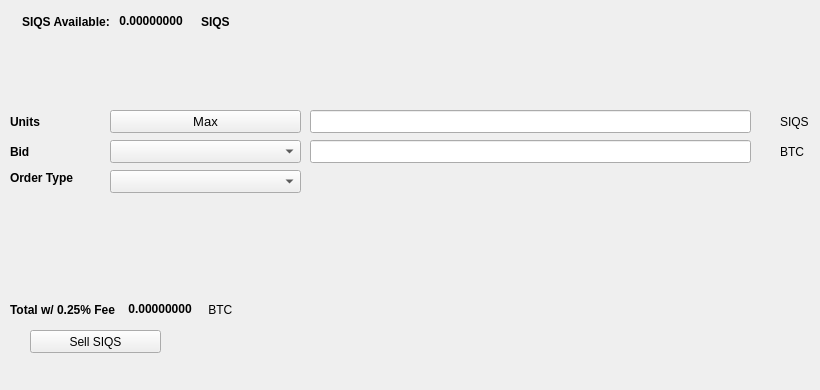
   <widget class="QWidget" name="SellTab">
    <attribute name="title">
     <string>Sell</string>
    </attribute>
    <widget class="QLabel" name="label_16">
     <property name="geometry">
      <rect>
       <x>780</x>
       <y>140</y>
       <width>31</width>
       <height>23</height>
      </rect>
     </property>
     <property name="text">
      <string>BTC</string>
     </property>
    </widget>
    <widget class="QComboBox" name="SellBidcomboBox">
     <property name="geometry">
      <rect>
       <x>110</x>
       <y>140</y>
       <width>191</width>
       <height>23</height>
      </rect>
     </property>
     <property name="font">
      <font>
       <pointsize>10</pointsize>
      </font>
     </property>
    </widget>
    <widget class="QLabel" name="label_18">
     <property name="geometry">
      <rect>
       <x>10</x>
       <y>110</y>
       <width>46</width>
       <height>23</height>
      </rect>
     </property>
     <property name="font">
      <font>
       <weight>75</weight>
       <bold>true</bold>
      </font>
     </property>
     <property name="text">
      <string>Units</string>
     </property>
    </widget>
    <widget class="QPushButton" name="Sell_Max_Amount">
     <property name="geometry">
      <rect>
       <x>110</x>
       <y>110</y>
       <width>191</width>
       <height>23</height>
      </rect>
     </property>
     <property name="font">
      <font>
       <pointsize>10</pointsize>
      </font>
     </property>
     <property name="text">
      <string>Max</string>
     </property>
    </widget>
    <widget class="QLabel" name="label_20">
     <property name="geometry">
      <rect>
       <x>10</x>
       <y>170</y>
       <width>91</width>
       <height>16</height>
      </rect>
     </property>
     <property name="font">
      <font>
       <weight>75</weight>
       <bold>true</bold>
      </font>
     </property>
     <property name="text">
      <string>Order Type</string>
     </property>
    </widget>
    <widget class="QComboBox" name="SellOrdertypeCombo">
     <property name="geometry">
      <rect>
       <x>110</x>
       <y>170</y>
       <width>191</width>
       <height>23</height>
      </rect>
     </property>
     <property name="font">
      <font>
       <pointsize>10</pointsize>
      </font>
     </property>
    </widget>
    <widget class="QLabel" name="label_21">
     <property name="geometry">
      <rect>
       <x>10</x>
       <y>140</y>
       <width>46</width>
       <height>23</height>
      </rect>
     </property>
     <property name="font">
      <font>
       <weight>75</weight>
       <bold>true</bold>
      </font>
     </property>
     <property name="text">
      <string>Bid</string>
     </property>
    </widget>
    <widget class="QLabel" name="label_22">
     <property name="geometry">
      <rect>
       <x>780</x>
       <y>110</y>
       <width>31</width>
       <height>23</height>
      </rect>
     </property>
     <property name="text">
      <string>SIQS</string>
     </property>
    </widget>
    <widget class="QLineEdit" name="UnitsInputSIQS">
     <property name="geometry">
      <rect>
       <x>310</x>
       <y>110</y>
       <width>441</width>
       <height>23</height>
      </rect>
     </property>
     <property name="font">
      <font>
       <pointsize>9</pointsize>
       <weight>75</weight>
       <bold>true</bold>
      </font>
     </property>
    </widget>
    <widget class="QLineEdit" name="SellBidPriceEdit">
     <property name="geometry">
      <rect>
       <x>310</x>
       <y>140</y>
       <width>441</width>
       <height>23</height>
      </rect>
     </property>
     <property name="font">
      <font>
       <pointsize>9</pointsize>
       <weight>75</weight>
       <bold>true</bold>
      </font>
     </property>
    </widget>
    <widget class="QPushButton" name="SellSIQSBTN">
     <property name="geometry">
      <rect>
       <x>30</x>
       <y>330</y>
       <width>131</width>
       <height>23</height>
      </rect>
     </property>
     <property name="text">
      <string>Sell SIQS</string>
     </property>
     <property name="icon">
      <iconset resource="../SIQS">
       <normaloff>:/icons/bitcoin</normaloff>:/icons/bitcoin</iconset>
     </property>
    </widget>
    <widget class="QWidget" name="layoutWidget3">
     <property name="geometry">
      <rect>
       <x>22</x>
       <y>12</y>
       <width>258</width>
       <height>19</height>
      </rect>
     </property>
     <layout class="QHBoxLayout" name="horizontalLayout">
      <item>
       <widget class="QLabel" name="label232_2">
        <property name="font">
         <font>
          <weight>75</weight>
          <bold>true</bold>
         </font>
        </property>
        <property name="text">
         <string>SIQS Available:</string>
        </property>
       </widget>
      </item>
      <item>
       <widget class="QLabel" name="SIQSAvailableLabel">
        <property name="palette">
         <palette>
          <active>
           <colorrole role="WindowText">
            <brush brushstyle="SolidPattern">
             <color alpha="255">
              <red>0</red>
              <green>0</green>
              <blue>0</blue>
             </color>
            </brush>
           </colorrole>
           <colorrole role="Button">
            <brush brushstyle="SolidPattern">
             <color alpha="255">
              <red>0</red>
              <green>170</green>
              <blue>0</blue>
             </color>
            </brush>
           </colorrole>
           <colorrole role="Light">
            <brush brushstyle="SolidPattern">
             <color alpha="255">
              <red>0</red>
              <green>255</green>
              <blue>0</blue>
             </color>
            </brush>
           </colorrole>
           <colorrole role="Midlight">
            <brush brushstyle="SolidPattern">
             <color alpha="255">
              <red>0</red>
              <green>212</green>
              <blue>0</blue>
             </color>
            </brush>
           </colorrole>
           <colorrole role="Dark">
            <brush brushstyle="SolidPattern">
             <color alpha="255">
              <red>0</red>
              <green>85</green>
              <blue>0</blue>
             </color>
            </brush>
           </colorrole>
           <colorrole role="Mid">
            <brush brushstyle="SolidPattern">
             <color alpha="255">
              <red>0</red>
              <green>113</green>
              <blue>0</blue>
             </color>
            </brush>
           </colorrole>
           <colorrole role="Text">
            <brush brushstyle="SolidPattern">
             <color alpha="255">
              <red>0</red>
              <green>170</green>
              <blue>0</blue>
             </color>
            </brush>
           </colorrole>
           <colorrole role="BrightText">
            <brush brushstyle="SolidPattern">
             <color alpha="255">
              <red>255</red>
              <green>255</green>
              <blue>255</blue>
             </color>
            </brush>
           </colorrole>
           <colorrole role="ButtonText">
            <brush brushstyle="SolidPattern">
             <color alpha="255">
              <red>0</red>
              <green>0</green>
              <blue>0</blue>
             </color>
            </brush>
           </colorrole>
           <colorrole role="Base">
            <brush brushstyle="SolidPattern">
             <color alpha="255">
              <red>255</red>
              <green>255</green>
              <blue>255</blue>
             </color>
            </brush>
           </colorrole>
           <colorrole role="Window">
            <brush brushstyle="SolidPattern">
             <color alpha="255">
              <red>0</red>
              <green>170</green>
              <blue>0</blue>
             </color>
            </brush>
           </colorrole>
           <colorrole role="Shadow">
            <brush brushstyle="SolidPattern">
             <color alpha="255">
              <red>0</red>
              <green>0</green>
              <blue>0</blue>
             </color>
            </brush>
           </colorrole>
           <colorrole role="AlternateBase">
            <brush brushstyle="SolidPattern">
             <color alpha="255">
              <red>127</red>
              <green>212</green>
              <blue>127</blue>
             </color>
            </brush>
           </colorrole>
           <colorrole role="ToolTipBase">
            <brush brushstyle="SolidPattern">
             <color alpha="255">
              <red>255</red>
              <green>255</green>
              <blue>220</blue>
             </color>
            </brush>
           </colorrole>
           <colorrole role="ToolTipText">
            <brush brushstyle="SolidPattern">
             <color alpha="255">
              <red>0</red>
              <green>0</green>
              <blue>0</blue>
             </color>
            </brush>
           </colorrole>
          </active>
          <inactive>
           <colorrole role="WindowText">
            <brush brushstyle="SolidPattern">
             <color alpha="255">
              <red>0</red>
              <green>0</green>
              <blue>0</blue>
             </color>
            </brush>
           </colorrole>
           <colorrole role="Button">
            <brush brushstyle="SolidPattern">
             <color alpha="255">
              <red>0</red>
              <green>170</green>
              <blue>0</blue>
             </color>
            </brush>
           </colorrole>
           <colorrole role="Light">
            <brush brushstyle="SolidPattern">
             <color alpha="255">
              <red>0</red>
              <green>255</green>
              <blue>0</blue>
             </color>
            </brush>
           </colorrole>
           <colorrole role="Midlight">
            <brush brushstyle="SolidPattern">
             <color alpha="255">
              <red>0</red>
              <green>212</green>
              <blue>0</blue>
             </color>
            </brush>
           </colorrole>
           <colorrole role="Dark">
            <brush brushstyle="SolidPattern">
             <color alpha="255">
              <red>0</red>
              <green>85</green>
              <blue>0</blue>
             </color>
            </brush>
           </colorrole>
           <colorrole role="Mid">
            <brush brushstyle="SolidPattern">
             <color alpha="255">
              <red>0</red>
              <green>113</green>
              <blue>0</blue>
             </color>
            </brush>
           </colorrole>
           <colorrole role="Text">
            <brush brushstyle="SolidPattern">
             <color alpha="255">
              <red>0</red>
              <green>170</green>
              <blue>0</blue>
             </color>
            </brush>
           </colorrole>
           <colorrole role="BrightText">
            <brush brushstyle="SolidPattern">
             <color alpha="255">
              <red>255</red>
              <green>255</green>
              <blue>255</blue>
             </color>
            </brush>
           </colorrole>
           <colorrole role="ButtonText">
            <brush brushstyle="SolidPattern">
             <color alpha="255">
              <red>0</red>
              <green>0</green>
              <blue>0</blue>
             </color>
            </brush>
           </colorrole>
           <colorrole role="Base">
            <brush brushstyle="SolidPattern">
             <color alpha="255">
              <red>255</red>
              <green>255</green>
              <blue>255</blue>
             </color>
            </brush>
           </colorrole>
           <colorrole role="Window">
            <brush brushstyle="SolidPattern">
             <color alpha="255">
              <red>0</red>
              <green>170</green>
              <blue>0</blue>
             </color>
            </brush>
           </colorrole>
           <colorrole role="Shadow">
            <brush brushstyle="SolidPattern">
             <color alpha="255">
              <red>0</red>
              <green>0</green>
              <blue>0</blue>
             </color>
            </brush>
           </colorrole>
           <colorrole role="AlternateBase">
            <brush brushstyle="SolidPattern">
             <color alpha="255">
              <red>127</red>
              <green>212</green>
              <blue>127</blue>
             </color>
            </brush>
           </colorrole>
           <colorrole role="ToolTipBase">
            <brush brushstyle="SolidPattern">
             <color alpha="255">
              <red>255</red>
              <green>255</green>
              <blue>220</blue>
             </color>
            </brush>
           </colorrole>
           <colorrole role="ToolTipText">
            <brush brushstyle="SolidPattern">
             <color alpha="255">
              <red>0</red>
              <green>0</green>
              <blue>0</blue>
             </color>
            </brush>
           </colorrole>
          </inactive>
          <disabled>
           <colorrole role="WindowText">
            <brush brushstyle="SolidPattern">
             <color alpha="255">
              <red>0</red>
              <green>85</green>
              <blue>0</blue>
             </color>
            </brush>
           </colorrole>
           <colorrole role="Button">
            <brush brushstyle="SolidPattern">
             <color alpha="255">
              <red>0</red>
              <green>170</green>
              <blue>0</blue>
             </color>
            </brush>
           </colorrole>
           <colorrole role="Light">
            <brush brushstyle="SolidPattern">
             <color alpha="255">
              <red>0</red>
              <green>255</green>
              <blue>0</blue>
             </color>
            </brush>
           </colorrole>
           <colorrole role="Midlight">
            <brush brushstyle="SolidPattern">
             <color alpha="255">
              <red>0</red>
              <green>212</green>
              <blue>0</blue>
             </color>
            </brush>
           </colorrole>
           <colorrole role="Dark">
            <brush brushstyle="SolidPattern">
             <color alpha="255">
              <red>0</red>
              <green>85</green>
              <blue>0</blue>
             </color>
            </brush>
           </colorrole>
           <colorrole role="Mid">
            <brush brushstyle="SolidPattern">
             <color alpha="255">
              <red>0</red>
              <green>113</green>
              <blue>0</blue>
             </color>
            </brush>
           </colorrole>
           <colorrole role="Text">
            <brush brushstyle="SolidPattern">
             <color alpha="255">
              <red>0</red>
              <green>85</green>
              <blue>0</blue>
             </color>
            </brush>
           </colorrole>
           <colorrole role="BrightText">
            <brush brushstyle="SolidPattern">
             <color alpha="255">
              <red>255</red>
              <green>255</green>
              <blue>255</blue>
             </color>
            </brush>
           </colorrole>
           <colorrole role="ButtonText">
            <brush brushstyle="SolidPattern">
             <color alpha="255">
              <red>0</red>
              <green>85</green>
              <blue>0</blue>
             </color>
            </brush>
           </colorrole>
           <colorrole role="Base">
            <brush brushstyle="SolidPattern">
             <color alpha="255">
              <red>0</red>
              <green>170</green>
              <blue>0</blue>
             </color>
            </brush>
           </colorrole>
           <colorrole role="Window">
            <brush brushstyle="SolidPattern">
             <color alpha="255">
              <red>0</red>
              <green>170</green>
              <blue>0</blue>
             </color>
            </brush>
           </colorrole>
           <colorrole role="Shadow">
            <brush brushstyle="SolidPattern">
             <color alpha="255">
              <red>0</red>
              <green>0</green>
              <blue>0</blue>
             </color>
            </brush>
           </colorrole>
           <colorrole role="AlternateBase">
            <brush brushstyle="SolidPattern">
             <color alpha="255">
              <red>0</red>
              <green>170</green>
              <blue>0</blue>
             </color>
            </brush>
           </colorrole>
           <colorrole role="ToolTipBase">
            <brush brushstyle="SolidPattern">
             <color alpha="255">
              <red>255</red>
              <green>255</green>
              <blue>220</blue>
             </color>
            </brush>
           </colorrole>
           <colorrole role="ToolTipText">
            <brush brushstyle="SolidPattern">
             <color alpha="255">
              <red>0</red>
              <green>0</green>
              <blue>0</blue>
             </color>
            </brush>
           </colorrole>
          </disabled>
         </palette>
        </property>
        <property name="font">
         <font>
          <weight>75</weight>
          <bold>true</bold>
         </font>
        </property>
        <property name="text">
         <string> 0.00000000 </string>
        </property>
        <property name="textInteractionFlags">
         <set>Qt::LinksAccessibleByMouse|Qt::TextSelectableByKeyboard|Qt::TextSelectableByMouse</set>
        </property>
       </widget>
      </item>
      <item>
       <widget class="QLabel" name="labelSIQS">
        <property name="font">
         <font>
          <weight>75</weight>
          <bold>true</bold>
         </font>
        </property>
        <property name="text">
         <string>SIQS</string>
        </property>
       </widget>
      </item>
     </layout>
    </widget>
    <widget class="QWidget" name="layoutWidget">
     <property name="geometry">
      <rect>
       <x>10</x>
       <y>300</y>
       <width>268</width>
       <height>19</height>
      </rect>
     </property>
     <layout class="QHBoxLayout" name="horizontalLayout_2">
      <item>
       <widget class="QLabel" name="label_19">
        <property name="font">
         <font>
          <weight>75</weight>
          <bold>true</bold>
         </font>
        </property>
        <property name="text">
         <string>Total w/ 0.25% Fee </string>
        </property>
       </widget>
      </item>
      <item>
       <widget class="QLabel" name="SellCostLabel">
        <property name="palette">
         <palette>
          <active>
           <colorrole role="WindowText">
            <brush brushstyle="SolidPattern">
             <color alpha="255">
              <red>0</red>
              <green>0</green>
              <blue>0</blue>
             </color>
            </brush>
           </colorrole>
           <colorrole role="Button">
            <brush brushstyle="SolidPattern">
             <color alpha="255">
              <red>0</red>
              <green>170</green>
              <blue>0</blue>
             </color>
            </brush>
           </colorrole>
           <colorrole role="Light">
            <brush brushstyle="SolidPattern">
             <color alpha="255">
              <red>0</red>
              <green>255</green>
              <blue>0</blue>
             </color>
            </brush>
           </colorrole>
           <colorrole role="Midlight">
            <brush brushstyle="SolidPattern">
             <color alpha="255">
              <red>0</red>
              <green>212</green>
              <blue>0</blue>
             </color>
            </brush>
           </colorrole>
           <colorrole role="Dark">
            <brush brushstyle="SolidPattern">
             <color alpha="255">
              <red>0</red>
              <green>85</green>
              <blue>0</blue>
             </color>
            </brush>
           </colorrole>
           <colorrole role="Mid">
            <brush brushstyle="SolidPattern">
             <color alpha="255">
              <red>0</red>
              <green>113</green>
              <blue>0</blue>
             </color>
            </brush>
           </colorrole>
           <colorrole role="Text">
            <brush brushstyle="SolidPattern">
             <color alpha="255">
              <red>0</red>
              <green>170</green>
              <blue>0</blue>
             </color>
            </brush>
           </colorrole>
           <colorrole role="BrightText">
            <brush brushstyle="SolidPattern">
             <color alpha="255">
              <red>255</red>
              <green>255</green>
              <blue>255</blue>
             </color>
            </brush>
           </colorrole>
           <colorrole role="ButtonText">
            <brush brushstyle="SolidPattern">
             <color alpha="255">
              <red>0</red>
              <green>0</green>
              <blue>0</blue>
             </color>
            </brush>
           </colorrole>
           <colorrole role="Base">
            <brush brushstyle="SolidPattern">
             <color alpha="255">
              <red>255</red>
              <green>255</green>
              <blue>255</blue>
             </color>
            </brush>
           </colorrole>
           <colorrole role="Window">
            <brush brushstyle="SolidPattern">
             <color alpha="255">
              <red>0</red>
              <green>170</green>
              <blue>0</blue>
             </color>
            </brush>
           </colorrole>
           <colorrole role="Shadow">
            <brush brushstyle="SolidPattern">
             <color alpha="255">
              <red>0</red>
              <green>0</green>
              <blue>0</blue>
             </color>
            </brush>
           </colorrole>
           <colorrole role="AlternateBase">
            <brush brushstyle="SolidPattern">
             <color alpha="255">
              <red>127</red>
              <green>212</green>
              <blue>127</blue>
             </color>
            </brush>
           </colorrole>
           <colorrole role="ToolTipBase">
            <brush brushstyle="SolidPattern">
             <color alpha="255">
              <red>255</red>
              <green>255</green>
              <blue>220</blue>
             </color>
            </brush>
           </colorrole>
           <colorrole role="ToolTipText">
            <brush brushstyle="SolidPattern">
             <color alpha="255">
              <red>0</red>
              <green>0</green>
              <blue>0</blue>
             </color>
            </brush>
           </colorrole>
          </active>
          <inactive>
           <colorrole role="WindowText">
            <brush brushstyle="SolidPattern">
             <color alpha="255">
              <red>0</red>
              <green>0</green>
              <blue>0</blue>
             </color>
            </brush>
           </colorrole>
           <colorrole role="Button">
            <brush brushstyle="SolidPattern">
             <color alpha="255">
              <red>0</red>
              <green>170</green>
              <blue>0</blue>
             </color>
            </brush>
           </colorrole>
           <colorrole role="Light">
            <brush brushstyle="SolidPattern">
             <color alpha="255">
              <red>0</red>
              <green>255</green>
              <blue>0</blue>
             </color>
            </brush>
           </colorrole>
           <colorrole role="Midlight">
            <brush brushstyle="SolidPattern">
             <color alpha="255">
              <red>0</red>
              <green>212</green>
              <blue>0</blue>
             </color>
            </brush>
           </colorrole>
           <colorrole role="Dark">
            <brush brushstyle="SolidPattern">
             <color alpha="255">
              <red>0</red>
              <green>85</green>
              <blue>0</blue>
             </color>
            </brush>
           </colorrole>
           <colorrole role="Mid">
            <brush brushstyle="SolidPattern">
             <color alpha="255">
              <red>0</red>
              <green>113</green>
              <blue>0</blue>
             </color>
            </brush>
           </colorrole>
           <colorrole role="Text">
            <brush brushstyle="SolidPattern">
             <color alpha="255">
              <red>0</red>
              <green>170</green>
              <blue>0</blue>
             </color>
            </brush>
           </colorrole>
           <colorrole role="BrightText">
            <brush brushstyle="SolidPattern">
             <color alpha="255">
              <red>255</red>
              <green>255</green>
              <blue>255</blue>
             </color>
            </brush>
           </colorrole>
           <colorrole role="ButtonText">
            <brush brushstyle="SolidPattern">
             <color alpha="255">
              <red>0</red>
              <green>0</green>
              <blue>0</blue>
             </color>
            </brush>
           </colorrole>
           <colorrole role="Base">
            <brush brushstyle="SolidPattern">
             <color alpha="255">
              <red>255</red>
              <green>255</green>
              <blue>255</blue>
             </color>
            </brush>
           </colorrole>
           <colorrole role="Window">
            <brush brushstyle="SolidPattern">
             <color alpha="255">
              <red>0</red>
              <green>170</green>
              <blue>0</blue>
             </color>
            </brush>
           </colorrole>
           <colorrole role="Shadow">
            <brush brushstyle="SolidPattern">
             <color alpha="255">
              <red>0</red>
              <green>0</green>
              <blue>0</blue>
             </color>
            </brush>
           </colorrole>
           <colorrole role="AlternateBase">
            <brush brushstyle="SolidPattern">
             <color alpha="255">
              <red>127</red>
              <green>212</green>
              <blue>127</blue>
             </color>
            </brush>
           </colorrole>
           <colorrole role="ToolTipBase">
            <brush brushstyle="SolidPattern">
             <color alpha="255">
              <red>255</red>
              <green>255</green>
              <blue>220</blue>
             </color>
            </brush>
           </colorrole>
           <colorrole role="ToolTipText">
            <brush brushstyle="SolidPattern">
             <color alpha="255">
              <red>0</red>
              <green>0</green>
              <blue>0</blue>
             </color>
            </brush>
           </colorrole>
          </inactive>
          <disabled>
           <colorrole role="WindowText">
            <brush brushstyle="SolidPattern">
             <color alpha="255">
              <red>0</red>
              <green>85</green>
              <blue>0</blue>
             </color>
            </brush>
           </colorrole>
           <colorrole role="Button">
            <brush brushstyle="SolidPattern">
             <color alpha="255">
              <red>0</red>
              <green>170</green>
              <blue>0</blue>
             </color>
            </brush>
           </colorrole>
           <colorrole role="Light">
            <brush brushstyle="SolidPattern">
             <color alpha="255">
              <red>0</red>
              <green>255</green>
              <blue>0</blue>
             </color>
            </brush>
           </colorrole>
           <colorrole role="Midlight">
            <brush brushstyle="SolidPattern">
             <color alpha="255">
              <red>0</red>
              <green>212</green>
              <blue>0</blue>
             </color>
            </brush>
           </colorrole>
           <colorrole role="Dark">
            <brush brushstyle="SolidPattern">
             <color alpha="255">
              <red>0</red>
              <green>85</green>
              <blue>0</blue>
             </color>
            </brush>
           </colorrole>
           <colorrole role="Mid">
            <brush brushstyle="SolidPattern">
             <color alpha="255">
              <red>0</red>
              <green>113</green>
              <blue>0</blue>
             </color>
            </brush>
           </colorrole>
           <colorrole role="Text">
            <brush brushstyle="SolidPattern">
             <color alpha="255">
              <red>0</red>
              <green>85</green>
              <blue>0</blue>
             </color>
            </brush>
           </colorrole>
           <colorrole role="BrightText">
            <brush brushstyle="SolidPattern">
             <color alpha="255">
              <red>255</red>
              <green>255</green>
              <blue>255</blue>
             </color>
            </brush>
           </colorrole>
           <colorrole role="ButtonText">
            <brush brushstyle="SolidPattern">
             <color alpha="255">
              <red>0</red>
              <green>85</green>
              <blue>0</blue>
             </color>
            </brush>
           </colorrole>
           <colorrole role="Base">
            <brush brushstyle="SolidPattern">
             <color alpha="255">
              <red>0</red>
              <green>170</green>
              <blue>0</blue>
             </color>
            </brush>
           </colorrole>
           <colorrole role="Window">
            <brush brushstyle="SolidPattern">
             <color alpha="255">
              <red>0</red>
              <green>170</green>
              <blue>0</blue>
             </color>
            </brush>
           </colorrole>
           <colorrole role="Shadow">
            <brush brushstyle="SolidPattern">
             <color alpha="255">
              <red>0</red>
              <green>0</green>
              <blue>0</blue>
             </color>
            </brush>
           </colorrole>
           <colorrole role="AlternateBase">
            <brush brushstyle="SolidPattern">
             <color alpha="255">
              <red>0</red>
              <green>170</green>
              <blue>0</blue>
             </color>
            </brush>
           </colorrole>
           <colorrole role="ToolTipBase">
            <brush brushstyle="SolidPattern">
             <color alpha="255">
              <red>255</red>
              <green>255</green>
              <blue>220</blue>
             </color>
            </brush>
           </colorrole>
           <colorrole role="ToolTipText">
            <brush brushstyle="SolidPattern">
             <color alpha="255">
              <red>0</red>
              <green>0</green>
              <blue>0</blue>
             </color>
            </brush>
           </colorrole>
          </disabled>
         </palette>
        </property>
        <property name="font">
         <font>
          <weight>75</weight>
          <bold>true</bold>
         </font>
        </property>
        <property name="autoFillBackground">
         <bool>false</bool>
        </property>
        <property name="text">
         <string> 0.00000000</string>
        </property>
        <property name="textInteractionFlags">
         <set>Qt::LinksAccessibleByMouse|Qt::TextSelectableByMouse</set>
        </property>
       </widget>
      </item>
      <item>
       <widget class="QLabel" name="label_17">
        <property name="font">
         <font>
          <weight>50</weight>
          <bold>false</bold>
         </font>
        </property>
        <property name="text">
         <string> BTC</string>
        </property>
       </widget>
      </item>
     </layout>
    </widget>
    <widget class="QLabel" name="label_23">
     <property name="geometry">
      <rect>
       <x>460</x>
       <y>300</y>
       <width>281</width>
       <height>81</height>
      </rect>
     </property>
     <property name="text">
      <string/>
     </property>
     <property name="pixmap">
      <pixmap>:/images/bittrex</pixmap>
     </property>
    </widget>
   </widget>
